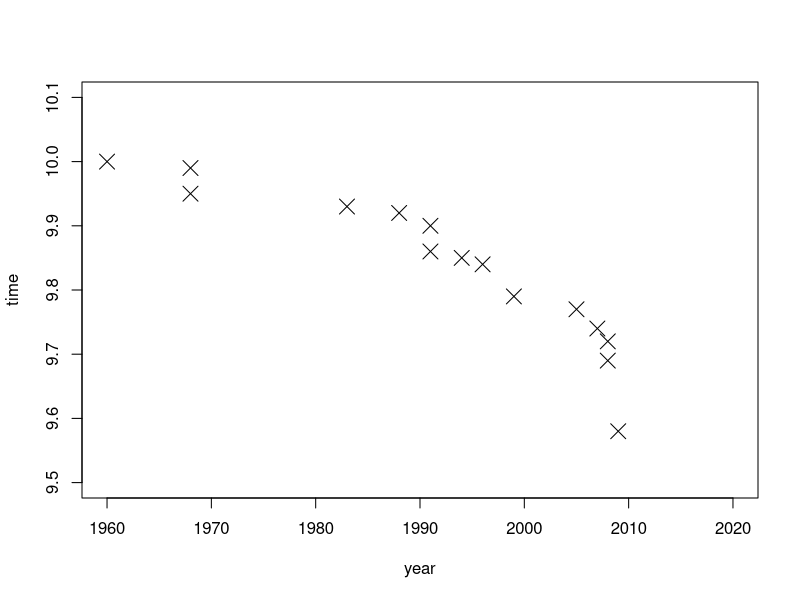
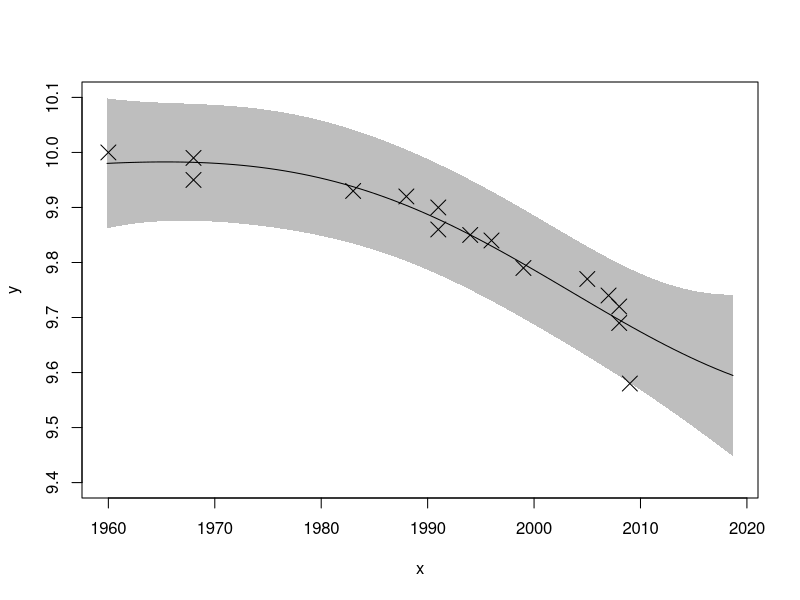
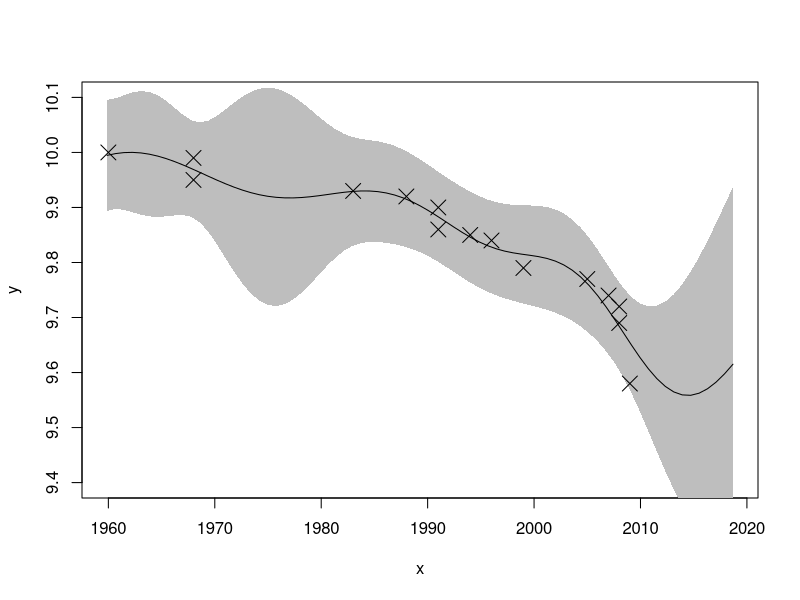

Generate these figures, in order, with R:
## ---- chunk 1
dat <- read.table("./Data/World_Record.dat", sep = "\t",
                  col.names = c("name", "time", "date"))

dat <- dat[-c(6, 17:21), -1]
dat$date <- as.integer(gsub(".*, ", "", dat$date))
colnames(dat) <- c("y", "x")
plot(dat$x, dat$y, xlab = "year", ylab = "time", 
     xlim = c(1960, 2020), ylim = c(9.5, 10.1), pch = 4, cex = 2)
## ---- chunk 2
# tmp <- read.table("./Data/World_Record.dat", sep = "\t",
#                   col.names = c("name", "time", "date"))
# tmp <- tmp[-c(6, 17:21), -1]
# tmp$date <- as.integer(gsub(".*, ", "", tmp$date))
# colnames(tmp) <- c("y", "x")
## ---- chunk 3
dat <- scale(dat)
scale_pars <- unlist(attributes(dat)[c("scaled:center", "scaled:scale")])
dat <- as.data.frame(dat)
## ---- chunk 4
L <- function(param, x, y) {
   # C <- -nrow(train)/2*log(2*pi)
   C <- 0
   K <- get_cov_mat_exp(x, x, theta1 = param[1], theta2 = param[2])
   diag(K) <- diag(K) + exp(param[3])
   
   return(-log(det(K)) - t(as.matrix(y)) %*% solve(K) %*% as.matrix(y) + C)
}
## ---- chunk 5
get_cov_mat_exp <- function(x1, x2, theta1 = 1, theta2 = 1) {
   
   ## matrixに変換
   x1 <- as.matrix(x1)
   x2 <- as.matrix(x2)
   
   ## 行の組み合わせを作成する
   n <- nrow(x1)
   m <- nrow(x2)
   d <- ncol(x1)
   tmp <- cbind(kronecker(x1, matrix(1, m)), kronecker(matrix(1, n), x2))
   
   ret <- apply(tmp, 1, function(x, d, theta1, theta2) {
      rbf_knl_exp(x[(1:d)], x[(d+1):ncol(tmp)], theta1, theta2) # rbf_knl_expを使う
   }, d, theta1, theta2)
   return(matrix(ret, n, m, byrow = T))
}
## ---- chunk 6
rbf_knl_exp <- function(x1, x2, theta1 = 1, theta2 = 1) {
   exp(theta1) * exp(-norm(x1 - x2, "2")^2/exp(theta2))
}
## ---- chunk 7
get_cov_mat <- function(x1, x2, theta1 = 1, theta2 = 1) {
   
   ## matrixに変換
   x1 <- as.matrix(x1)
   x2 <- as.matrix(x2)
   
   ## 行の組み合わせを作成する
   n <- nrow(x1)
   m <- nrow(x2)
   d <- ncol(x1)
   tmp <- cbind(kronecker(x1, matrix(1, m)), kronecker(matrix(1, n), x2))
   
   ret <- apply(tmp, 1, function(x, d, theta1, theta2) {
      rbf_knl(x[(1:d)], x[(d+1):ncol(tmp)], theta1, theta2)
   }, d, theta1, theta2)
   return(matrix(ret, n, m, byrow = T))
}
## ---- chunk 8
rbf_knl <- function(x1, x2, theta1 = 1, theta2 = 1) {
   theta1 * exp(-norm(x1 - x2, "2")^2/theta2)
}
## ---- chunk 9
param <- c(1, 1, 1)
res_par <- 
   optim(par = optim(par = param, fn = L, x = dat$x, y = dat$y, 
                     control = list(fnscale = -1))$par,
         fn = L, x = dat$x, y = dat$y, control = list(fnscale = -1))
## ---- chunk 10
print(exp(res_par$par), digits = 3)
L(res_par$par, dat$x, dat$y)
## ---- chunk 11
gen_gpreg_plot <- function(param, x, y) {

   min_y <- 9.4
   max_y <- 10.1
   min_x <- -2
   max_x <- 1.7

   test <- seq(min_x, max_x, 0.05)

   theta1 <- exp(param[1])
   theta2 <- exp(param[2])
   theta3 <- exp(param[3])
   
   K       <- get_cov_mat(x, x, theta1 = theta1, theta2 = theta2)
   diag(K) <- diag(K) + theta3
   k       <- get_cov_mat(x, test, theta1 = theta1, theta2 = theta2)
   s       <- get_cov_mat(test, test, theta1 = theta1, theta2 = theta2)
   diag(s) <- diag(s) + theta3
   Mu      <- t(k) %*% solve(K) %*% y * scale_pars["scaled:scale.y"] +
      scale_pars["scaled:center.y"]
   Var     <- (s - t(k) %*% solve(K) %*% k) * sqrt(scale_pars["scaled:scale.y"])
   # CI_u    <- Mu + 2 * sqrt(diag(Var))
   # CI_l    <- Mu - 2 * sqrt(diag(Var))
   CI_u    <- Mu + 0.5 * sqrt(diag(Var))
   CI_l    <- Mu - 0.5 * sqrt(diag(Var))
   
   x <- x * scale_pars["scaled:scale.x"] + scale_pars["scaled:center.x"]
   y <- y * scale_pars["scaled:scale.y"] + scale_pars["scaled:center.y"]
   test <- test * scale_pars["scaled:scale.x"] + scale_pars["scaled:center.x"]
   min_x <- min_x * scale_pars["scaled:scale.x"] + scale_pars["scaled:center.x"]
   max_x <- max_x * scale_pars["scaled:scale.x"] + scale_pars["scaled:center.x"]
   xlim <- c(min_x, max_x)
   ylim <- c(min_y, max_y)
   
   plot(x, y, xlim = xlim, ylim = ylim, type = "n")
   polygon(c(test, rev(test)), c(CI_u, rev(CI_l)), col = 'gray', border = NA)
   points(x, y, xlim = xlim, ylim = ylim, xlab = "x", pch = 4, cex = 2)
   lines(test, Mu, xlim = xlim, ylim = ylim, type = "l", ylab = "")

}
## ---- chunk 12
gen_gpreg_plot(res_par$par, dat$x, dat$y)
## ---- chunk 13
book_par <- c(log(1.62), log(0.44), log(0.06))
gen_gpreg_plot(book_par, dat$x, dat$y)
